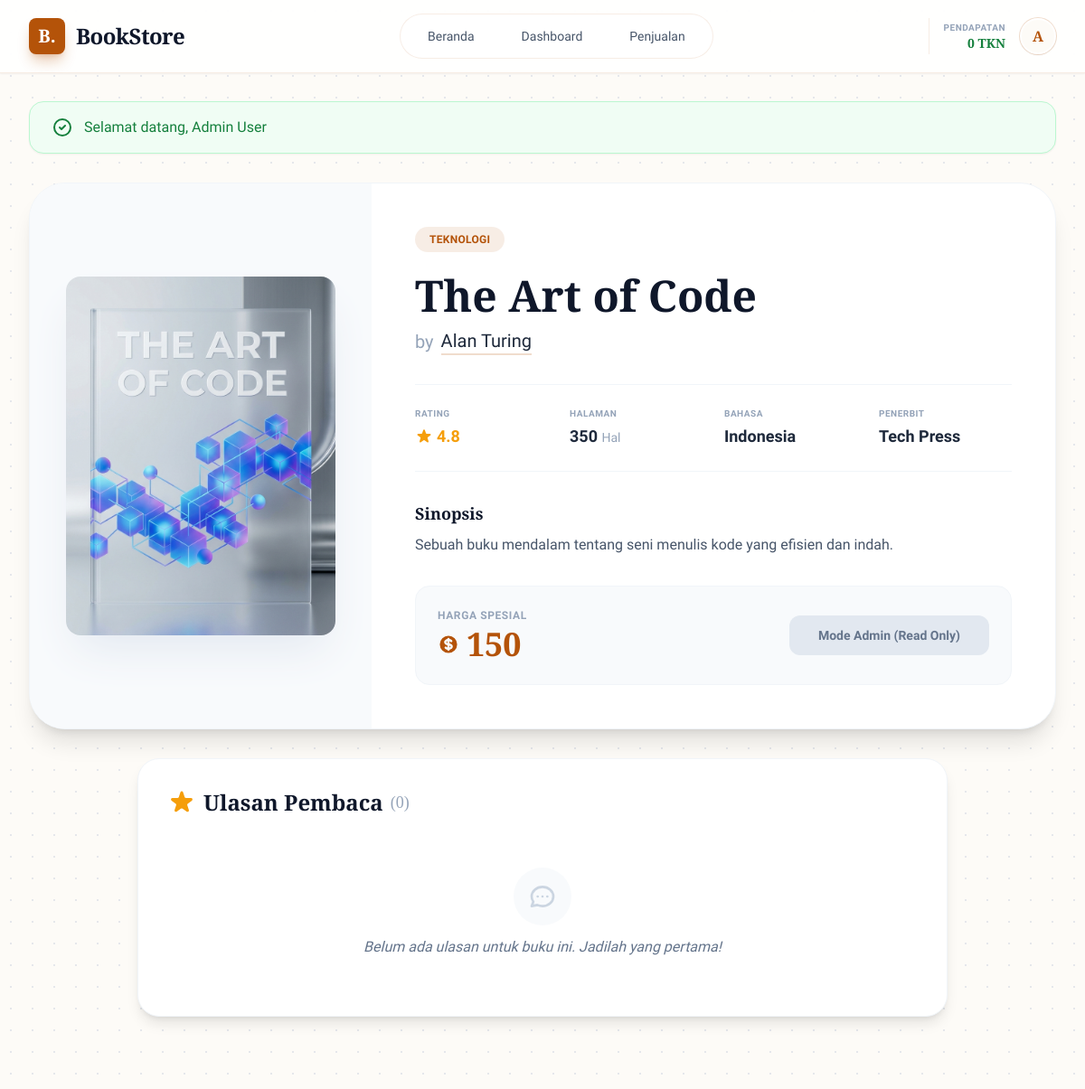
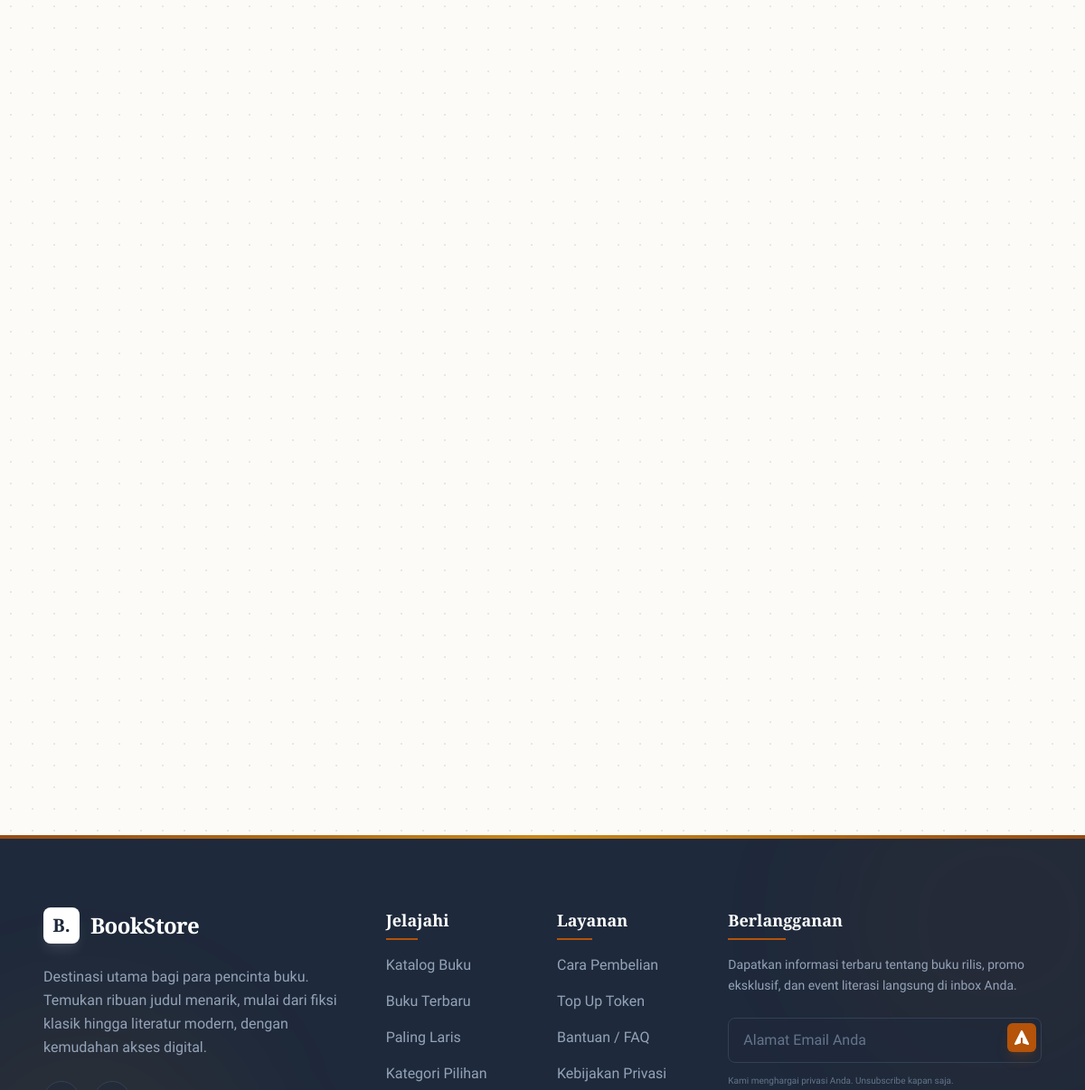
Page /index.php?page=detail&id=1 (signed in) on the committed database (2 pictures, top to bottom).
### tables this page shows
CREATE TABLE books (
    id INT AUTO_INCREMENT PRIMARY KEY,
    category_id INT,
    title VARCHAR(255) NOT NULL,
    author VARCHAR(100) NOT NULL,
    isbn VARCHAR(20),
    publisher VARCHAR(100),
    pages INT,
    language VARCHAR(50) DEFAULT 'Indonesia',
    price INT NOT NULL,  
    description TEXT,
    image VARCHAR(255) DEFAULT 'default_book.png',
    rating DECIMAL(2, 1) DEFAULT 0.0,
    stock INT DEFAULT 10,
    created_at TIMESTAMP DEFAULT CURRENT_TIMESTAMP,
    FOREIGN KEY (category_id) REFERENCES categories(id) ON DELETE SET NULL
);

CREATE TABLE categories (
    id INT AUTO_INCREMENT PRIMARY KEY,
    name VARCHAR(100) NOT NULL UNIQUE,
    slug VARCHAR(100) NOT NULL UNIQUE,
    description TEXT
);

### includes/functions.php (called while the page is built, shortened)
<?php
function isAdmin()
{
    return isset($_SESSION['role']) && $_SESSION['role'] === 'admin';
}
?>

### pages/detail.php (the view, shortened to what this page needs)
<?php
$id = $_GET['id'] ?? 0;
$user_id = $_SESSION['user_id'];
$stmt = $pdo->prepare("
    SELECT b.*, c.name as category_name
    FROM books b
    LEFT JOIN categories c ON b.category_id = c.id
    WHERE b.id = ?
");
$stmt->execute([$id]);
$book = $stmt->fetch();
$wCheck = $pdo->prepare("SELECT id FROM wishlists WHERE user_id = ? AND book_id = ?");
$wCheck->execute([$user_id, $id]);
$is_wishlisted = $wCheck->fetch();
$stmt_rev = $pdo->prepare("
    SELECT r.*, u.name
    FROM reviews r
    JOIN users u ON r.user_id = u.id
    WHERE r.book_id = ?
    ORDER BY r.created_at DESC
");
$stmt_rev->execute([$id]);
$reviews = $stmt_rev->fetchAll();
?>
<div class="bg-white rounded-[2.5rem] shadow-xl overflow-hidden border border-slate-100 mb-8">
    <div class="md:flex">
        <div class="md:w-1/3 bg-slate-50 p-10 flex items-center justify-center relative">
            <div
                class="absolute top-0 right-0 w-full h-full bg-grid-slate-200/50 [mask-image:linear-gradient(to_bottom,white,transparent)]">
            </div>
            <div
                class="relative w-full aspect-[3/4] max-w-sm shadow-2xl shadow-slate-200 rounded-2xl overflow-hidden transform transition duration-500 hover:scale-[1.02] group">
                <img src="assets/images/<?= htmlspecialchars($book['image']) ?>"
                    alt="<?= htmlspecialchars($book['title']) ?>" class="absolute inset-0 w-full h-full object-cover">
            </div>
        </div>
        <div class="md:w-2/3 p-8 md:p-12 flex flex-col justify-between">
            <div>
                <div class="flex flex-wrap items-center gap-2 mb-6">
                    <?php if (!empty($book['category_name'])): ?>
                        <a href="index.php?page=catalog&category=<?= strtolower($book['category_name']) ?>"
                            class="px-4 py-1.5 bg-primary/10 text-primary text-xs font-bold uppercase tracking-wide rounded-full hover:bg-primary hover:text-white transition-colors">
                            <?= htmlspecialchars($book['category_name']) ?>
                        </a>
                    <?php endif; ?>
                </div>
                <h1 class="text-4xl md:text-5xl font-serif font-bold text-slate-900 mb-3 leading-tight">
                    <?= htmlspecialchars($book['title']) ?>
                </h1>
                <p class="text-xl text-slate-500 font-medium mb-8 flex items-center gap-2">
                    <span class="text-slate-400">by</span>
                    <span
                        class="text-slate-800 border-b-2 border-primary/20"><?= htmlspecialchars($book['author']) ?></span>
                </p>
                <div class="grid grid-cols-2 sm:grid-cols-4 gap-6 mb-8 py-6 border-y border-slate-100">
                    <?php if (!empty($book['rating'])): ?>
                        <div>
                            <p class="text-[10px] text-slate-400 font-bold uppercase tracking-wider mb-1">Rating</p>
                            <div class="flex items-center gap-1 text-amber-500 font-bold text-lg">
                                <?= $book['rating'] ?>
                            </div>
                        </div>
                    <?php endif; ?>
                    <?php if (!empty($book['pages'])): ?>
                        <div>
                            <p class="text-[10px] text-slate-400 font-bold uppercase tracking-wider mb-1">Halaman</p>
                            <p class="font-bold text-slate-800 text-lg"><?= $book['pages'] ?> <span
                                    class="text-sm text-slate-400 font-normal">Hal</span></p>
                        </div>
                    <?php endif; ?>
                    <?php if (!empty($book['language'])): ?>
                        <div>
                            <p class="text-[10px] text-slate-400 font-bold uppercase tracking-wider mb-1">Bahasa</p>
                            <p class="font-bold text-slate-800 text-lg"><?= $book['language'] ?></p>
                        </div>
                    <?php endif; ?>
                    <?php if (!empty($book['publisher'])): ?>
                        <div>
                            <p class="text-[10px] text-slate-400 font-bold uppercase tracking-wider mb-1">Penerbit</p>
                            <p class="font-bold text-slate-800 text-lg truncate"
                                title="<?= htmlspecialchars($book['publisher']) ?>">
                                <?= htmlspecialchars($book['publisher']) ?>
                            </p>
                        </div>
                    <?php endif; ?>
                </div>
                <div class="prose prose-slate max-w-none text-slate-600 mb-8 leading-relaxed">
                    <h3 class="text-lg font-bold text-slate-900 mb-2">Sinopsis</h3>
                    <p><?= nl2br(htmlspecialchars($book['description'])) ?></p>
                </div>
            </div>
            <div class="mt-auto">
                <div
                    class="flex flex-col sm:flex-row items-center justify-between gap-6 bg-slate-50 p-6 rounded-2xl border border-slate-100">
                    <div>
                        <p class="text-xs text-slate-400 font-bold uppercase tracking-wider mb-1">Harga Spesial</p>
                        <div class="flex items-center gap-2 text-primary">
                            <span class="text-4xl font-serif font-bold"><?= number_format($book['price']) ?></span>
                        </div>
                    </div>
                    <?php if (!isAdmin()): ?>
                        <div class="flex items-center gap-3 w-full sm:w-auto">
                            <form method="POST" class="flex-shrink-0">
                                <input type="hidden" name="toggle_wishlist" value="1">
                                <button type="submit"
                                    class="w-14 h-14 rounded-2xl flex items-center justify-center border-2 transition-all <?= $is_wishlisted ? 'border-rose-500 bg-rose-50 text-rose-500' : 'border-slate-200 text-slate-400 hover:border-rose-300 hover:text-rose-500' ?>"
                                    title="<?= $is_wishlisted ? 'Hapus dari Wishlist' : 'Tambah ke Wishlist' ?>">
                                    <svg xmlns="http://www.w3.org/2000/svg"
                                        class="h-7 w-7 <?= $is_wishlisted ? 'fill-current' : '' ?>" fill="none"
                                        viewBox="0 0 24 24" stroke="currentColor">
                                        <path stroke-linecap="round" stroke-linejoin="round" stroke-width="2"
                                            d="M4.318 6.318a4.5 4.5 0 000 6.364L12 20.364l7.682-7.682a4.5 4.5 0 00-6.364-6.364L12 7.636l-1.318-1.318a4.5 4.5 0 00-6.364 0z" />
                                    </svg>
                                </button>
                            </form>
                            <form action="index.php?page=cart_action" method="POST" class="flex-1 sm:flex-none">
                                <input type="hidden" name="action" value="add">
                                <input type="hidden" name="book_id" value="<?= $book['id'] ?>">
                                <button type="submit"
                                    class="w-full sm:w-auto px-8 py-4 bg-slate-900 hover:bg-primary text-white rounded-2xl font-bold text-lg shadow-lg shadow-slate-200 hover:shadow-primary/30 transition-all transform hover:-translate-y-1 flex items-center justify-center gap-3">
                                    <svg xmlns="http://www.w3.org/2000/svg" class="h-6 w-6" fill="none" viewBox="0 0 24 24"
                                        stroke="currentColor">
                                        <path stroke-linecap="round" stroke-linejoin="round" stroke-width="2"
                                            d="M16 11V7a4 4 0 00-8 0v4M5 9h14l1 12H4L5 9z" />
                                    </svg>
                                    Beli Sekarang
                                </button>
                            </form>
                        </div>
                    <?php else: ?>
                        <div class="px-8 py-3 bg-slate-200 text-slate-500 rounded-xl font-bold text-sm">
                            Mode Admin (Read Only)
                        </div>
                    <?php endif; ?>
                </div>
            </div>
        </div>
    </div>
</div>
<div class="max-w-4xl mx-auto">
    <div class="bg-white rounded-3xl shadow-lg border border-slate-100 p-8">
        <h3 class="text-2xl font-bold text-slate-900 mb-6 flex items-center gap-2">
            Ulasan Pembaca <span class="text-slate-400 text-lg font-normal">(<?= count($reviews) ?>)</span>
        </h3>
        <div class="space-y-6">
            <?php if (empty($reviews)): ?>
                <div class="text-center py-8">
                    <div
                        class="w-16 h-16 bg-slate-50 rounded-full flex items-center justify-center mx-auto mb-3 text-slate-300">
                    </div>
                    <p class="text-slate-500 italic">Belum ada ulasan untuk buku ini. Jadilah yang pertama!</p>
                </div>
            <?php endif; ?>
        </div>
    </div>
</div>

### includes/header.php (style rules this page uses)
body { font-family: 'Plus Jakarta Sans', sans-serif; background-color: #fdfbf7; background-image: radial-gradient(#e5e7eb 1px, transparent 1px); background-size: 24px 24px; }
h1, h2, h3, h4, h5, h6 { font-family: 'Playfair Display', serif; }

### rows in the picture
books: image (picture), category.name "TEKNOLOGI", title "The Art of Code", author "Alan Turing", rating "4.8", pages "350", language "Indonesia", publisher "Tech Press", description "Sebuah buku mendalam tentang seni menulis kode yang efisien dan indah.", price "150"

### other values in the picture
$revenue "0"
substr($_SESSION['user_name'] ?? 'U', 0, 1) "A"
$_SESSION['flash_message'] "Selamat datang, Admin User"
count($reviews) "0"
